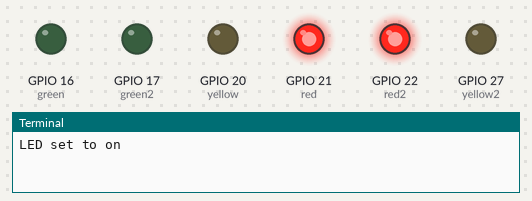
A program run on a simulated Raspberry Pi (BCM pin numbers). Parts: output pins drawn as LEDs (lit = HIGH), the last lines printed to the terminal.

Above: at 0.5 s.
At 2.5 s:
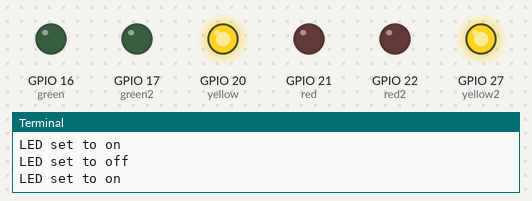
At 4.5 s:
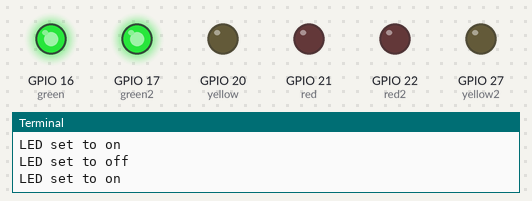
At 6.5 s:
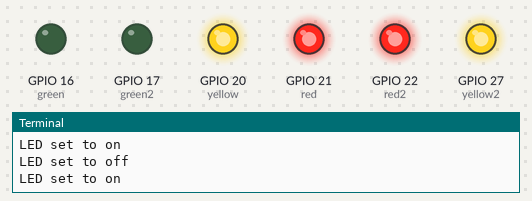
At 9.5 s:
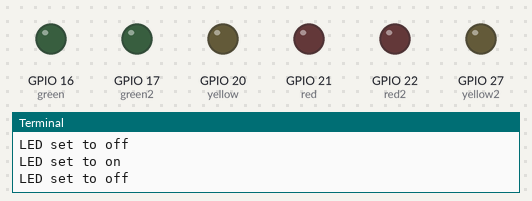
Timing chart, 0 to 10.4 s (numbered marks = the images above):
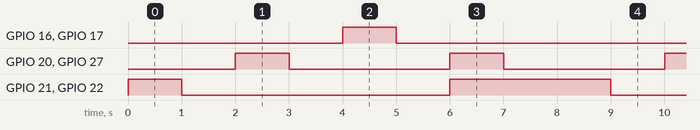

Measured:
- by itself, GPIO 16 (green), GPIO 17 (green2): alternates HIGH for 1.0 s and LOW for 7.0 s
- by itself, GPIO 20 (yellow), GPIO 27 (yellow2): alternates HIGH for 1.0 s and LOW for 3.0 s
- by itself, GPIO 21 (red), GPIO 22 (red2): repeats every 8.0 s: LOW 5.0 s, HIGH 3.0 s

The program:

LED_Blink.py
```python
from gpiozero import LED
from time import sleep

green = LED(16)
green2 = LED(17)
yellow = LED(20)
yellow2 = LED(27)
red = LED(21)
red2 = LED(22)


delay = 1

while True:
    red.on()
    red2.on()
    print("LED set to on")
    sleep(delay)
    red.off()
    red2.off()
    print("LED set to off")
    sleep(delay)

    yellow.on()
    yellow2.on()
    print("LED set to on")
    sleep(delay)
    yellow.off()
    yellow2.off()
    print("LED set to off")
    sleep(delay)

    green.on()
    green2.on()
    print("LED set to on")
    sleep(delay)
    green.off()
    green2.off()
    print("LED set to off")
    sleep(delay)

    yellow.on()
    yellow2.on()
    red.on()
    red2.on()
    print("LED set to on")
    sleep(delay)
    yellow.off()
    yellow2.off()
    print("LED set to off")
    sleep(delay)

    red.off()
    red2.off()


    
```
